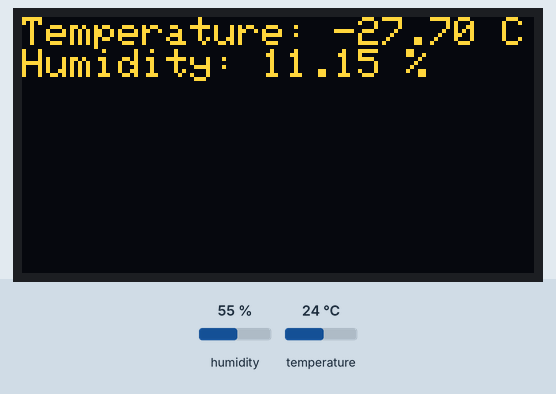
The sketch below on a simulated ESP32. Parts: 128×64 one-colour display. Wiring (inferred from the names in the program): AHT10/20 sensor at I2C address 0x38. The test bench sets the inputs (shaded band); at power-on: humidity 55 %, temperature 24 °C. The OLED is the two-colour kind (top 16 rows yellow); what the sketch prints to the serial monitor is not drawn.

Above: at 1.2 s.
1.3 s: humidity set to 22 %
At 3.0 s:
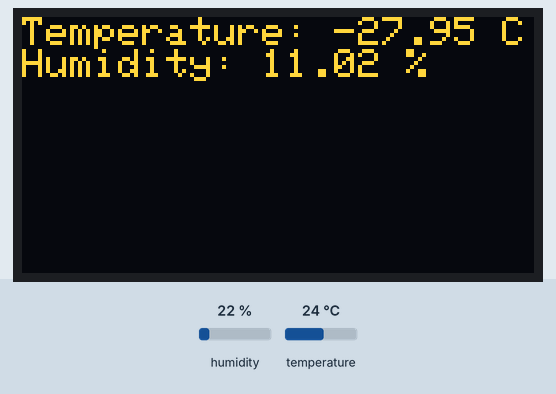
3.6 s: humidity set to 40 %
At 5.3 s:
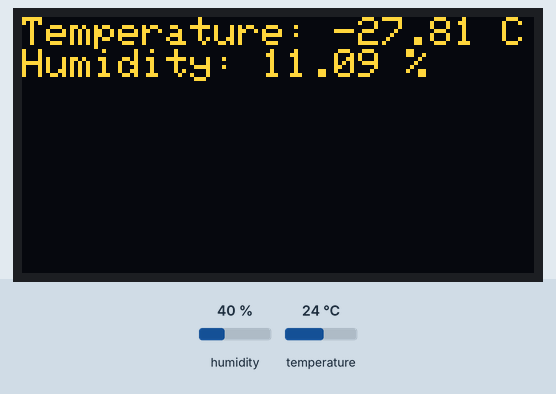
5.6 s: humidity set to 68 %
At 7.7 s:
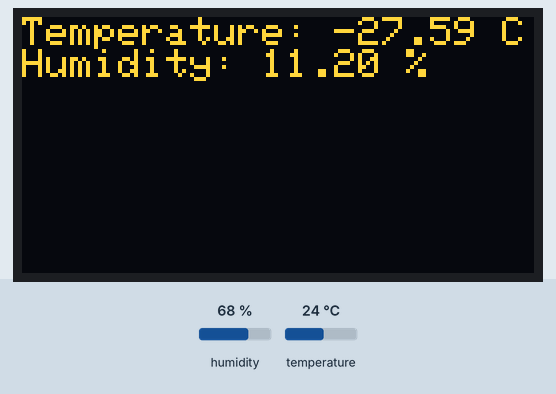
Timing chart, 0 to 9.2 s (numbered marks = the images above; inputs shaded):
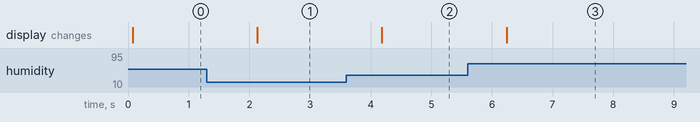

The sketch:

ESP32AHT10OLED.ino
```cpp
#include <Wire.h>
#include <SPI.h>
#include <Adafruit_GFX.h>
#include <Adafruit_SSD1306.h>

#define SCREEN_WIDTH 128
#define SCREEN_HEIGHT 64

#define OLED_MOSI   23
#define OLED_CLK    18
#define OLED_DC     16
#define OLED_CS     5
#define OLED_RESET  17

Adafruit_SSD1306 display(SCREEN_WIDTH, SCREEN_HEIGHT,
  OLED_MOSI, OLED_CLK, OLED_DC, OLED_RESET, OLED_CS);


// Define AHT10 register addresses
#define AHT10_ADDR 0x38
#define CMD_MEASURE 0xAC
#define CMD_SOFTRESET 0xBA
#define STATUS_BUSY_MASK 0x80

// Define I2C0 pins
#define SDA_PIN 21
#define SCL_PIN 22

// Global variables for sensor data
float temperature = 0.0;
float humidity = 0.0;

void setup() {

  Serial.begin(115200);
  if(!display.begin(SSD1306_SWITCHCAPVCC))
  {
    Serial.println(F("SSD1306 allocation failed"));
    for(;;);
  }

  // Initialize serial communication
  Serial.begin(9600);

  // Initialize I2C communication on I2C0 with custom SDA and SCL pins
  Wire.begin(SDA_PIN, SCL_PIN);

  // Soft reset AHT10
  Wire.beginTransmission(AHT10_ADDR);
  Wire.write(CMD_SOFTRESET);
  Wire.endTransmission();
  delay(20);
}

void loop() {
  // Read data from AHT10
  readAHT10();

  // Display temperature and humidity on OLED
  display.clearDisplay();
  display.setTextSize(1);
  display.setTextColor(SSD1306_WHITE);
  display.setCursor(0,0);
  display.print("Temperature: ");
  display.print(temperature, 2); // Round to 2 decimal places
  display.println(" C");
  display.print("Humidity: ");
  display.print(humidity, 2); // Round to 2 decimal places
  display.println(" %");
  display.display();

  // Print temperature and humidity values to serial monitor
  Serial.print("Temperature: ");
  Serial.print(temperature, 2); // Round to 2 decimal places
  Serial.print(" C, Humidity: ");
  Serial.print(humidity, 2); // Round to 2 decimal places
  Serial.println(" %");

  // Wait 1 second before taking another measurement
  delay(1000);
}

// Function to read AHT10 sensor
void readAHT10() {
  // Send measurement command to AHT10
  Wire.beginTransmission(AHT10_ADDR);
  Wire.write(CMD_MEASURE);
  Wire.write(0x33);
  Wire.write(0x00);
  Wire.endTransmission();

  // Wait for measurement to complete
  while (true) {
    Wire.beginTransmission(AHT10_ADDR);
    Wire.write(0x71);
    Wire.endTransmission(false);
    Wire.requestFrom(AHT10_ADDR, 1);
    if ((Wire.read() & STATUS_BUSY_MASK) == 0) break;
    delay(10);
  }

  // Read measurement data from AHT10
  Wire.beginTransmission(AHT10_ADDR);
  Wire.write(0x00);
  Wire.endTransmission(false);
  Wire.requestFrom(AHT10_ADDR, 6);
  uint8_t msb = Wire.read();
  uint8_t lsb = Wire.read();
  uint8_t cksum = Wire.read();
  uint32_t raw_data = ((msb << 16) | (lsb << 8) | cksum) >> 4;

  // Convert raw data to temperature and humidity
  temperature = (float)(raw_data * 200.0 / 1048576.0) - 50.0;
  humidity = (float)(raw_data * 100.0 / 1048576.0);
}
```

Measured:
- after the input at 1.3 s, the display: changes after 0.83 s (image 1)
- after the input at 3.6 s, the display: changes after 0.59 s (image 2)
- after the input at 5.6 s, the display: changes after 0.64 s (image 3)
